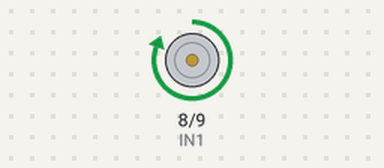
A sketch run on a simulated Arduino Uno, built with avr-gcc and run on an emulated ATmega328P. Parts: motor-driver pin pairs drawn as motors (green arrow = first pin HIGH = forward, orange = second pin HIGH = backward, longer = more drive, scaled by the enable pin).

Above: at 1.0 s.
At 3.0 s:
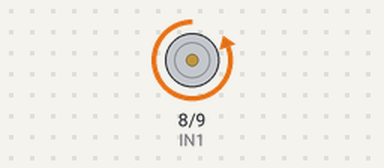
At 5.0 s:
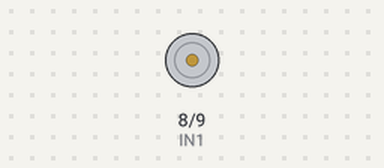
Timing chart, 0 to 7.8 s (numbered marks = the images above):
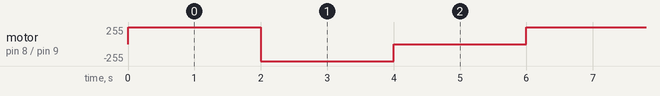

Measured:
- by itself, motor on pin 8 (IN1) / pin 9 (IN2): repeats every 6.0 s: backward 255/255 2.0 s, stopped 2.0 s, forward 255/255 2.0 s

The sketch:

DC_commutator_motor_basic.ino
```cpp
//Rotates dc motor in one direction then opposite using L2930 transistor

#define EN1 4
#define IN1 8
#define IN2 9


void setup() {
pinMode(EN1, OUTPUT);
pinMode(IN1, OUTPUT);
pinMode(IN2, OUTPUT);
}

void loop() {
  digitalWrite(IN1, HIGH);
  digitalWrite(IN2, LOW);
  analogWrite(EN1, 255);

  delay(2000);

  digitalWrite(IN1, LOW);
  digitalWrite(IN2, HIGH);
  analogWrite(EN1, 255);

  delay(2000);

  digitalWrite(IN1, LOW);
  digitalWrite(IN2, LOW);
  analogWrite(EN1, 255);

  delay(2000);
}
```
